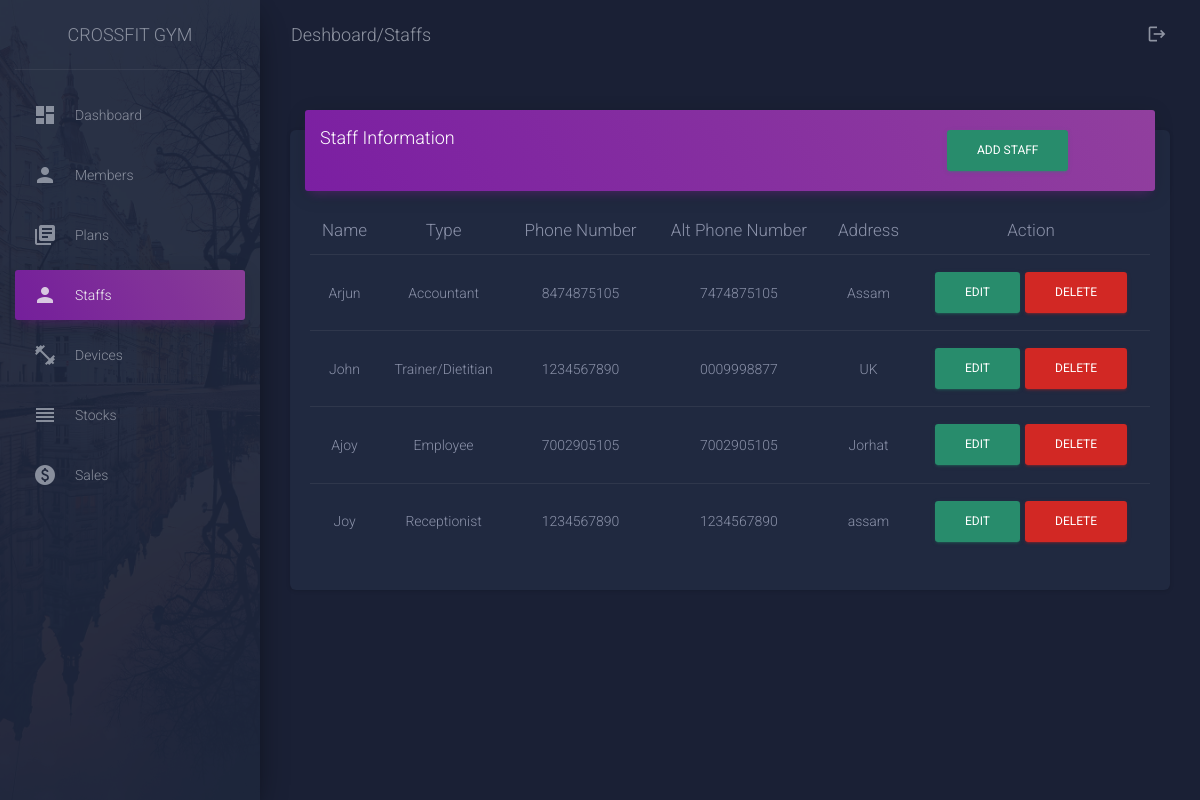
/staffs.php, run on the app's committed database.
### tables this page shows
CREATE TABLE `staff` (
  `id` int(6) NOT NULL,
  `name` varchar(100) NOT NULL,
  `stafftype` varchar(100) NOT NULL,
  `phonenumber` varchar(100) NOT NULL,
  `altphonenumber` varchar(50) NOT NULL,
  `email` varchar(50) NOT NULL,
  `gender` varchar(50) NOT NULL,
  `address` varchar(50) NOT NULL
);

### staffs.php (the view, shortened to what this page needs)
<!doctype html>
<html lang="en">
<head>
  <link rel="stylesheet" href="https://maxcdn.bootstrapcdn.com/font-awesome/latest/css/font-awesome.min.css">
  <link href="assets/css/material-dashboard.css?v=2.1.0" rel="stylesheet" />
</head>
<body class="dark-edition">
  <div class="wrapper ">
    <div class="sidebar" data-color="purple" data-background-color="black" data-image="./assets/img/sidebar-2.jpg">
      <div class="logo">
        <a href="http://www.creative-tim.com" class="simple-text logo-normal">
         CrossFit Gym
        </a>
      </div>
      <div class="sidebar-wrapper">
        <ul class="nav">
          <li class="nav-item   ">
            <a class="nav-link" href="gymdeshboard.php">
              <i class="material-icons">dashboard</i>
              <p>Dashboard</p>
            </a>
          </li>
          <li class="nav-item ">
            <a class="nav-link" href="viewmembers.php">
              <i class="material-icons">person</i>
              <p>Members</p>
            </a>
          </li>
          <li class="nav-item ">
            <a class="nav-link" href="plans.php">
              <i class="material-icons">library_books</i>
              <p>Plans</p>
            </a>
          </li>
          <li class="nav-item active">
            <a class="nav-link" href="staffs.php">
              <i class="material-icons">person</i>
              <p>Staffs</p>
            </a>
          </li>
          <li class="nav-item ">
            <a class="nav-link" href="devices.php">
              <i class="material-icons">fitness_center</i>
              <p>Devices</p>
            </a>
          </li>
          <li class="nav-item ">
            <a class="nav-link" href="suppliments.php">
              <i class="material-icons">reorder</i>
              <p>Stocks</p>
            </a>
          </li>
          <li class="nav-item ">
            <a class="nav-link" href="viewsales.php">
              <i class="material-icons">paid</i>
              <p>Sales</p>
            </a>
          </li>
        </ul>
      </div>
    </div>
    <div class="main-panel">
      <nav class="navbar navbar-expand-lg navbar-transparent navbar-absolute fixed-top ">
        <div class="container-fluid">
          <div class="navbar-wrapper">
            <a class="navbar-brand" href="javascript:void(0)">Deshboard/Staffs </a>
          </div>
          <div class="collapse navbar-collapse justify-content-end">
            <ul class="navbar-nav">
              <li class="nav-item">
                <a class="nav-link" href="Logout.php">
                  <i class="material-icons">logout</i>
                </a>
              </li>
            </ul>
          </div>
        </div>
      </nav>
      <div class="content">
        <div class="container-fluid">
        <div class="row">
            <div class=" col-md-12">
              <div class="card">
                <div class="card-header card-header-primary">
                <div class="row">
                     <div class="col-xl-3 col-md-12">
                     <h4 >Staff Information </h4>
                     </div>
                     <div class="col-xl-8 col-md-12">
                     <a class="btn btn-success float-right" href="addstaff.php">Add Staff</a>
                     </div>
                </div>
                </div>
                <div class="card-body table-responsive">
                <table class="table table-hover text-center">
                  <thead>
                    <tr>
                      <th> Name</th>
                      <th>Type</th>
					            <th>Phone Number</th>
					            <th>Alt Phone Number</th>
                      <th>Address</th>
                      <th>Action</th>
                    </tr>
                  </thead>
                  <tbody>
                        <?php
                        include 'connectDB.php';
                        $sql="Select * from staff";
                        $result=mysqli_query($conn,$sql)or die( mysqli_error($conn));
                        while($row=mysqli_fetch_array($result))
                        {
                          echo '<tr>';
                          echo '<td>'.$row[1].'</td>';
                          echo '<td>'.$row[2].' </td>';
                          echo '<td>'.$row[3].' </td>';
                          echo '<td>'.$row[4].' </td>';
                          echo '<td>'.$row[7].' </td>';
                          echo '<td><a class="btn btn-success" href="staffedit.php?id='.$row['id'].'">Edit</a>';
                          echo '<a class="btn btn-danger" href="staffdelete.php?id='.$row['id'].'">Delete</a>';
                          echo '</tr>';
                                }
                        ?>
                      </table>
                </div>
              </div>
            </div>
        </div>
        </div>
      </div>
    </div>
  </div>
</body>
</html>

### data on the page
staff: name "Arjun", stafftype "Accountant", phonenumber "8474875105", altphonenumber "7474875105", address "Assam"
staff: name "John", stafftype "Trainer/Dietitian", phonenumber "1234567890", altphonenumber "0009998877", address "UK"
staff: name "Ajoy", stafftype "Employee", phonenumber "7002905105", altphonenumber "7002905105", address "Jorhat"
staff: name "Joy", stafftype "Receptionist", phonenumber "1234567890", altphonenumber "1234567890", address "assam"
